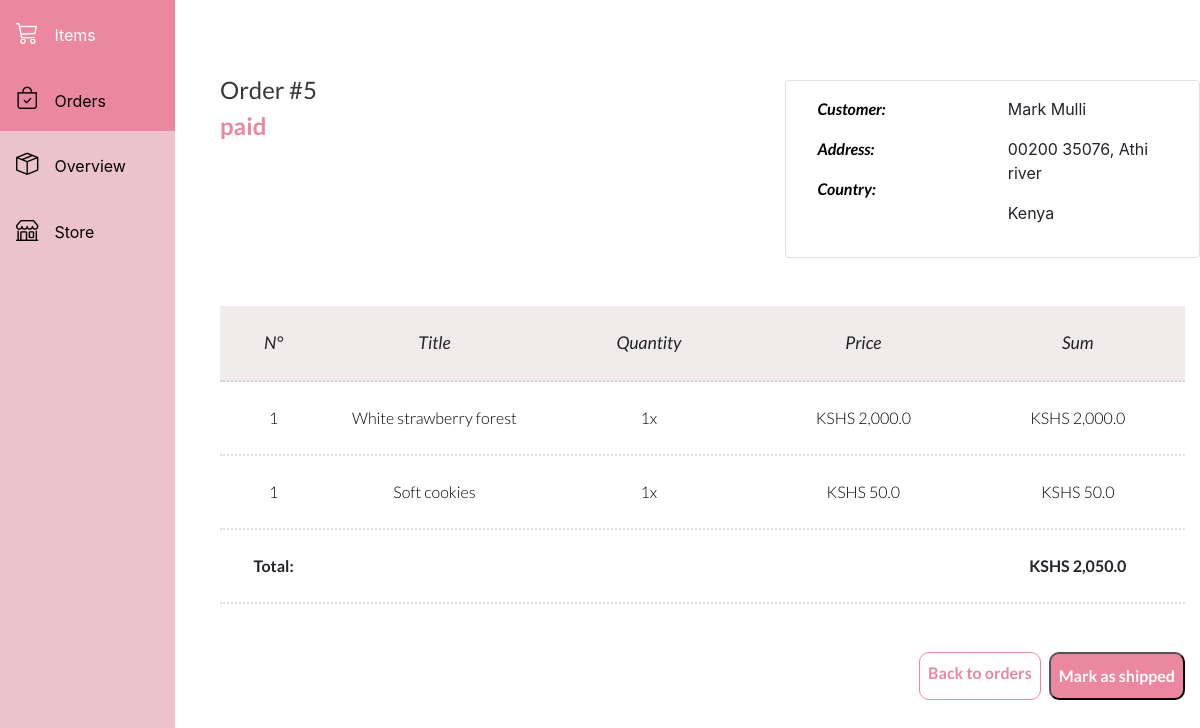
Screenshot of /order/5/detail (signed in) with the database file from the repository.
### seller/models.py (models this page shows, shortened)
class Order(models.Model):
    class Status:
        PREORDER = 'preorder'
        PAID = 'paid'
        SHIPPED = 'shipped'
        UNSENT = 'unsent'
        ALL = 'all'
    buyer = models.ForeignKey(
        User, on_delete=models.CASCADE, blank=True, null=True)
    buyer_anon = models.ForeignKey(
        AnonymousUser, on_delete=models.CASCADE, blank=True, null=True)
    order_date = models.DateTimeField(default=timezone.now)
    status = models.CharField(max_length=10)

class Item(models.Model):
    class Category:
        COOKIES = 'CO'
        CAKES = 'CA'
        ICE_CREAMS = 'I'
        ALL = 'ALL'
    CATEGORIES_CHOICES = [
        (Category.COOKIES, 'Cookies'),
        (Category.CAKES, 'Cakes'),
        (Category.ICE_CREAMS, 'Ice creams'),
        (Category.ALL, 'All Sweets'),
    ]
    SHORT_CATEGORY_TO_NAME = dict(CATEGORIES_CHOICES)
    title = models.CharField(max_length=50)
    price = models.FloatField("Price in KSHS", default="0.00", validators=[
                              MinValueValidator(0.0)])
    description = models.TextField(max_length=100, null=True, blank=True)
    category = models.CharField(
        max_length=3,
        choices=CATEGORIES_CHOICES,
        default=Category.ALL,
    )
    image = models.ImageField(upload_to='product_pics')
    date_posted = models.DateTimeField(default=timezone.now)
    quantity = models.IntegerField(default=0, validators=[
        MinValueValidator(0.0)])
    def __init__(self, *args, **kwargs):
        super().__init__(*args, **kwargs)
        self.assign_shorter_title()
        self.assign_category_full_name()
    def assign_shorter_title(self):
        if len(self.title) > 20:
            self.short_title = self.title[:17] + "..."
        else:
            self.short_title = self.title
    def assign_category_full_name(self):
        self.long_category = self.SHORT_CATEGORY_TO_NAME[self.category]

### users/models.py (models this page shows)
class ShippingAddress(models.Model):
    street_name = models.CharField(max_length=200)
    house_number = models.CharField(max_length=5)
    city = models.CharField(max_length=50)
    country = models.CharField(max_length=50)
    user = models.OneToOneField(
        User, on_delete=models.CASCADE, default=None, blank=True, null=True,
        related_name='address')
    user_anon = models.OneToOneField(
        AnonymousUser, on_delete=models.CASCADE,
        default=None, blank=True, null=True, related_name='address_anon')

### store/models.py (models this page shows)
class BasketItem(models.Model):
    item_to_buy = models.ForeignKey(Item, on_delete=models.CASCADE)
    quantity = models.IntegerField(validators=[MinValueValidator(0)])
    order = models.ForeignKey(Order, on_delete=models.CASCADE)

### seller/views.py (the view)
# urls.py: path('order/<int:pk>/detail', seller_views.order_detail,
@user_is_seller
def order_detail(request, pk):
    try:
        order = Order.objects.exclude(status=Order.Status.PREORDER).get(id=pk)
    except ObjectDoesNotExist:
        return HttpResponseNotFound()
    if request.method == 'POST':
        _mark_order_as_shipped(request, order)
        return redirect('seller_order_detail', pk=(pk))
    context = _order_context(order)
    return render(request, 'seller/order-detail.html', context)

### seller/utils.py (called while the page is built)
def total_order_price(shopping_bag):
    total_price = 0
    for item in shopping_bag:
        total_price += item.quantity * item.item_to_buy.price
    return total_price

def active_navbar_context_processor(request):
    context = {}
    if not request.user.is_staff:
        return context
    if 'item' in request.resolver_match.url_name:
        context['url_name'] = 'seller_all_items'
    elif 'order' in request.resolver_match.url_name:
        context['url_name'] = 'seller_orders'
    elif 'overview' in request.resolver_match.url_name:
        context['url_name'] = 'seller_overview'
    else:
        context['url_name'] = None
    return context

### seller/views.py (called while the page is built)
def _order_context(order):
    context = get_items_and_prices_and_order_sum(
        BasketItem.objects.filter(order=order))
    context['order'] = order
    context['anonymous_user'] = order.buyer is None
    return context

### store/utils.py (called while the page is built)
def get_items_and_prices_and_order_sum(shopping_bag):
    items_and_prices = []
    for item in shopping_bag:
        total_price_one_item = item.quantity * item.item_to_buy.price
        items_and_prices.append((item, total_price_one_item))
    return {
        'items_and_prices': items_and_prices,
        'total_price_all_items': total_order_price(shopping_bag),
    }

def user_has_items_in_basket_context_processor(request):
    return {'user_has_items_in_basket':
            get_preorder_or_none(request) is not None}

def get_preorder_or_none(request):
    try:
        if request.user.is_anonymous:
            return Order.objects.get(
                status=Order.Status.PREORDER,
                buyer_anon=anonymous_user_with_saved_session(request))
        else:
            return Order.objects.get(status=Order.Status.PREORDER,
                                     buyer=request.user)
    except ObjectDoesNotExist:
        return None

### seller/templates/seller/order-detail.html (shortened to what this page needs)
{% extends 'seller/base-seller.html' %}
{% load humanize %}
{% block content %}
<div class="container mt-5">
    <div class="row">
        <div class="col-sm-4 mt-4 detail-title">Order #{{order.id}}
            <p class="detail-category">{{order.status}}</p>
        </div>
        <div class="col-sm-3"></div>
        <div class="col-sm-5 container-mini d-flex justify-content-start-text">
            <div class="col all-products-data-text bold">
                <p>Customer: </p>
                <p>Address: </p>
                <p>Country: </p>
            </div>
            <div class="col">
                {% if anonymous_user %}
                <p>{{order.buyer_anon.first_name}} {{order.buyer_anon.last_name}}</p>
                <p>{{order.buyer_anon.address_anon.street_name}}
                    {{order.buyer_anon.address_anon.house_number}},
                    {{order.buyer_anon.address_anon.city}}</p>
                <p>{{order.buyer_anon.address_anon.country}}</p>
                {% else %}
                <p>{{order.buyer.first_name}} {{order.buyer.last_name}}</p>
                <p>{{order.buyer.address.street_name}}
                    {{order.buyer.address.house_number}},
                    {{order.buyer.address.city}}</p>
                <p>{{order.buyer.address.country}}</p>
                {% endif %}
            </div>
        </div>
    </div>
    <div class="mt-5">
        <div class="order-detail-grid-container beige-bg category-text">
            <div class="order-item-number ">N°</div>
            <div class="order-title">Title</div>
            <div class="order-quantity">Quantity</div>
            <div class="order-price">Price</div>
            <div class="order-sum-price">Sum</div>
        </div>
    </div>
    {% for item, price in items_and_prices %}
    <a href="{%url 'seller_item_detail' item.item_to_buy.id %}"
        class="order-detail-grid-container non-link all-products-data-text">
        <div class="order-item-number">1</div>
        <div class="order-title">{{item.item_to_buy.title}}</div>
        <div class="order-quantity">{{item.quantity}}x</div>
        <div class="order-price"> KSHS {{item.item_to_buy.price | intcomma}} </div>
        <div class="order-sum"> KSHS {{price | intcomma }}</div>
    </a>
    {% endfor %}
    <div class="order-detail-grid-container total-bold-text">
        <div class="order-item-number">Total:</div>
        <div class="order-sum">KSHS {{total_price_all_items | intcomma}}</div>
    </div>
    <form method="post">
        <div class="d-flex justify-content-end">
            <a href="{% url 'seller_orders' %}" class="delete-basket-button non-link">Back to orders</a>
            <button class="detail-button" type="submit">Mark as shipped</button>
        </div>
    </form>
</div>
{% endblock content %}

### sir_cake/static/sir_cake/style.css (style rules this page uses)
:root { --dismiss-red: rgb(247, 128, 128); --accept-green: rgb(148, 216, 148); --bright-pink: rgb(200, 9, 76); --dusty-pink: rgb(197, 87, 112); --semi-pink: rgb(235, 135, 159); --lighter-pink: rgb(225, 157, 172); --beige: rgb(240, 236, 235); --light-beige: rgba(243, 242, 240, 0.651); --gray-text: rgb(73, 72, 72); --border-color: rgba(183, 194, 198, 0.5); }
body { overflow-x: hidden; }
.non-link { text-decoration: none; }
.detail-category { color: var(--semi-pink); font-family: 'Lato', sans-serif; font-weight: 700; }
.detail-title { font-family: 'Lato', sans-serif; color: rgb(56, 56, 56); font-size: 1.5rem; margin-top: 0.1rem; }
.detail-button { height: 3rem; border-radius: 10px; background-color: var(--semi-pink); font-family: 'Lato', sans-serif; font-weight: 700; color: #FFFFFF; text-align: center; padding: 0.5rem; margin-top: 3rem; }
.beige-bg { background-color: var(--beige); }
.category-text { font-family: 'Lato', sans-serif; font-weight: 400; font-style: italic; font-size: 1.1rem; }
.all-products-data-text { font-family: 'Lato', sans-serif; font-weight: 300; color: #000000; }
.delete-basket-button { height: 3rem; border-radius: 10px; background-color: transparent; font-family: 'Lato', sans-serif; font-weight: 700; color: var(--semi-pink); text-align: center; padding: 0.5rem; margin-top: 3rem; border-color: var(--semi-pink); border: solid 1px; margin-right: 0.5rem; }
.total-bold-text { font-family: 'Lato', sans-serif; font-weight: 700; }
.bold { font-weight: 700; font-style: italic; color: black; }
.container-mini { width: 40%; padding: 1rem; border: solid 1px; border-color: var(--border-color); border-radius: 4px; margin-top: 2rem; }
.order-detail-grid-container { padding: 1.5rem 0rem; border-bottom: dotted 2px; border-color: var(--border-color); display: grid; grid-template-columns: 1fr 2fr 2fr 2fr 2fr; grid-template-areas: "order-item-number order-title order-quantity order-price order-sum"; justify-items: center; align-items: center; }
.order-item-number { grid-area: order-item-number; }
.order-title { grid-area: order-title; }
.order-quantity { grid-area: order-quantity; }
.order-price { grid-area: order-price; }
.order-sum { grid-area: order-sum; }

### rows the page displays
Order: id "5", status "paid", buyer.first_name "Mark", buyer.last_name "Mulli", buyer.address.street_name "00200", buyer.address.house_number "35076", buyer.address.city "Athi river", buyer.address.country "Kenya"
BasketItem: item_to_buy "White strawberry forest", quantity "1", item_to_buy.price "2,000.0", price "2,000.0"
BasketItem: item_to_buy "Soft cookies", quantity "1", item_to_buy.price "50.0", price "50.0"

### other values shown
{{ total_price_all_items | intcomma }} "2,050.0"
